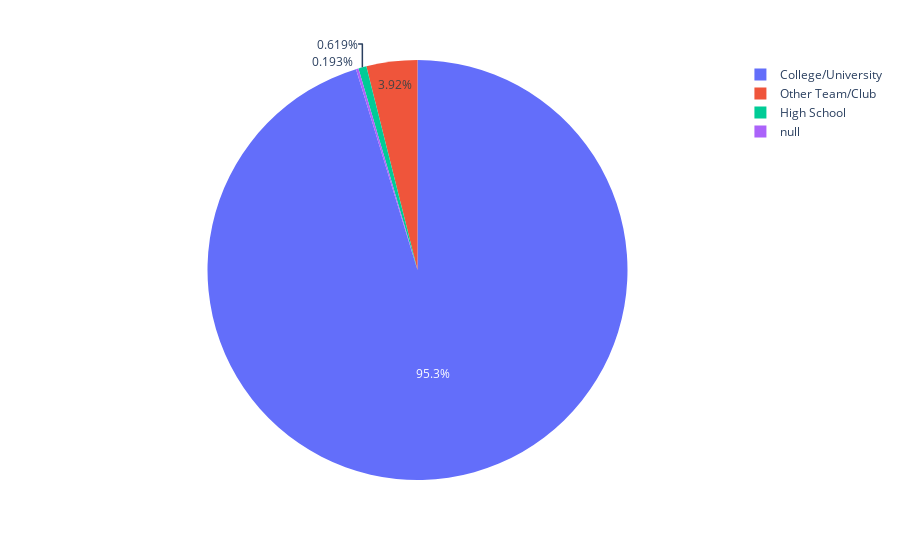

The cell this chart's notebook holds for it:
### Markdown cell above
### 4. Where are the players coming from?

### Code cell
### Where are the players coming from? 
### Do most of the players coming from high school, university, or from other professional basketball team?

query ="""select typeOrganizationFrom as draft_from, count(distinct idplayer) as count_player
        from draft
        group by draft_from"""
draft_player_from = pd.read_sql(query,connection)
print(draft_player_from)

px.pie(draft_player_from,values='count_player' ,names='draft_from')

### Figure 1 — Plotly figure (JSON) as saved in the notebook; plotly's stock layout.template omitted (floating-point values rounded to 4 significant figures)
{"data": [{"domain": {"x": [0, 1], "y": [0, 1]}, "hovertemplate": "draft_from=%{label}<br>count_player=%{value}<extra></extra>", "labels": [null, "College/University", "High School", "Other Team/Club"], "legendgroup": "", "name": "", "showlegend": true, "type": "pie", "values": [15, 7389, 48, 304]}], "layout": {"legend": {"tracegroupgap": 0}, "margin": {"t": 60}}}
